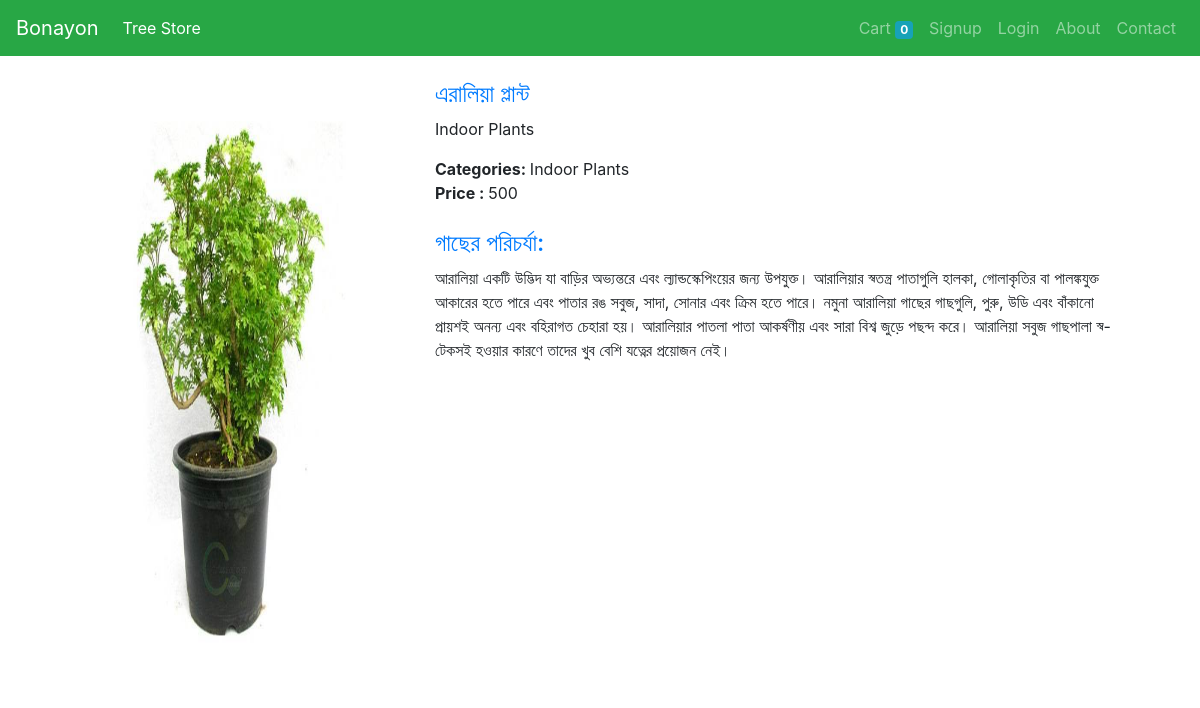
The page /store/42 on the database its author committed.
### store/models/product.py (models this page shows, shortened)
class Product(models.Model):
    name = models.CharField(max_length=50)
    price = models.IntegerField(default=0)
    category = models.ForeignKey(Category, on_delete=models.CASCADE, default=1)
    description = models.CharField(max_length=200, default='' , null=True , blank=True)
    image = models.ImageField(upload_to='uploads/products/')

class Product_Details(models.Model):
    product = models.OneToOneField(Product,on_delete=models.CASCADE)
    details = models.TextField()
    uses = models.TextField(null=True,default="empty")

### store/models/category.py (models this page shows, shortened)
class Category(models.Model):
    name = models.CharField(max_length=20)
    def __str__(self):
        return self.name

### store/views/home.py (the view)
# urls.py: path('store/<int:pk>', Details , name='details'),
def Details(request,pk):
    product = Product.objects.get(id=pk)
    details = Product_Details.objects.get(product=product)
    return render(request,'details.html',{'product' : product,'details':details})

### store/templates/details.html
{% extends 'base.html' %}
{% block content %}
{% load cart %}
{% load custom_filter %}
<div class="container bootdey">
    <div class="col-md-12">
        <br/>
    <section class="panel">
          <div class="panel-body">
              <div class="col-md-4"  style="float: left;">
                  <div class="pro-img-details">
                        <img style="width: 300px; height: 600px;" src="{{ product.image.url }}" alt="">
                    </div>
              </div>
              <div class="col-md-8" style="float: left;">
                    <h4 class="pro-d-title">
                        <a href="#" class="">
                            {{ product.name }}
                        </a>
                    </h4>
                  <p>{{ product.category }}</p>
                  <div class="product_meta">
                      <span class="posted_in"> <strong>Categories: </strong> {{ product.category }}</span>
                  </div>
                  <div class="m-bot15"> <strong>Price : </strong> <span class="amount-old">{{ product.price }}</span></div>
                  <br/>
                  <h4 class="pro-d-title">
                    <a href="#" class="">
                       গাছের  পরিচর্যা:
                    </a>
                </h4>
                <p>{{ details.details }}</p>
              </div>
          </div>
      </section>
      </div>
      </div>
{% endblock %}

### rows shown on the page
Product: image (picture), name "এরালিয়া প্লান্ট", category "Indoor Plants", price "500"
Product_Details: details "আরালিয়া একটি উদ্ভিদ যা বাড়ির অভ্যন্তরে এবং ল্যান্ডস্কেপিংয়ের জন্য উপযুক্ত। আরালিয়ার স্বতন্ত্র পাতাগুলি হালকা, গোলাকৃতির বা পালঙ্কযুক্ত আকারের হতে পারে এবং পাতার রঙ সবুজ, সাদা, সোনার এবং ক্রিম হতে পারে। নমুনা আরালিয়া গাছের গাছগুলি, পুরু, উডি এবং বাঁকানো প্রায়শই অনন্য এবং বহিরাগত চেহারা হয়। আরালিয়ার পাতলা পাতা আকর্ষণীয় এবং সারা বিশ্ব জুড়ে পছন্দ করে। আরালিয়া সবুজ গাছপালা স্ব-টেকসই হওয়ার কারণে তাদের খুব বেশি যত্নের প্রয়োজন নেই।"

### other values the page prints
{{ request.session.cart.keys|length }} "0"
